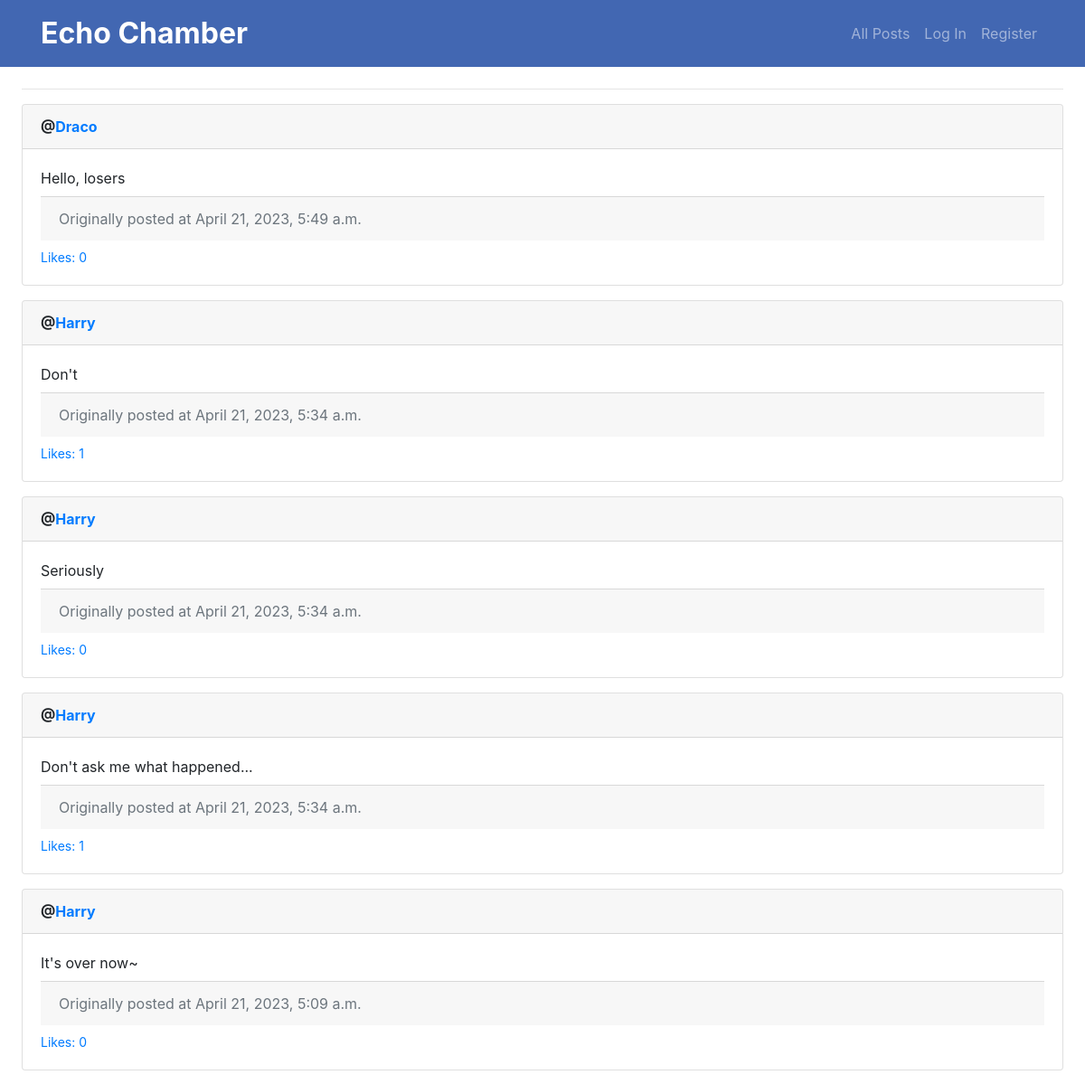
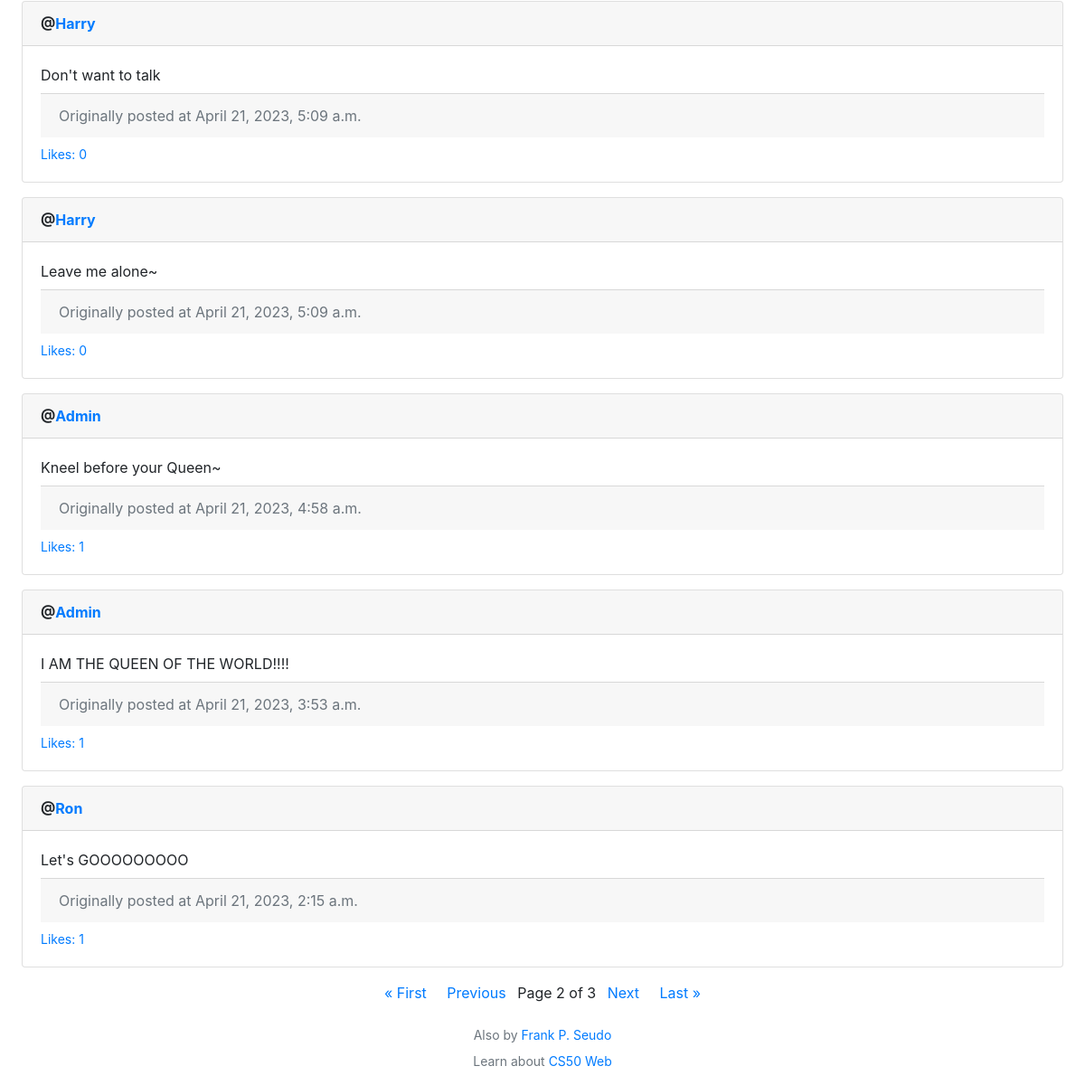
Screenshot of /?page=2 with the database file from the repository (2 pictures, top to bottom).
### network/models.py (models this page shows, shortened)
class Post(models.Model):
    creator = models.ForeignKey(User, on_delete=models.CASCADE)
    post = models.CharField(max_length=500)
    timestamp = models.DateTimeField(auto_now_add=True)

class User(AbstractUser):
    pass

### network/views.py (the view)
# urls.py: path("", views.index, name="index"),
def index(request):
    posts = Post.objects.all()
    posts = sortAndCount(request, posts)
    paginator = Paginator(posts, 10)
    page_number = request.GET.get('page')
    if page_number is None:
        page_number = 1
    posts = paginator.get_page(page_number)
    return render(request, "network/index.html", {
        "posts": posts,
        "index": True,
    })

### network/helpers.py (called while the page is built, shortened)
def sortAndCount(request, posts):
  def Fn(item):
    timestamp = item.timestamp
    return -int(timestamp.strftime("%Y%m%d%H%M%S"))
  posts = sorted(posts, key=Fn)
  for post in posts:
    likes = Like.objects.filter(post=post)
    if likes:
      post.like_count = likes.count()
    else:
      post.like_count = 0
  return posts

### network/templates/network/index.html (shortened to what this page needs)
{% extends "network/layout.html" %}
{% block body %}
    {% if victim %}
        <h2><span class="font-weight-bold">{{ victim.username }}</span> has</h2>
        <p class="ml-2">. . . <span class="font-weight-bold" id="stalker-count">{{ victim.follower_count }}</span> stalkers, which may or may not be sex offenders.</p>
        <p class="ml-2">. . . been stalking <span class="font-weight-bold">{{ victim.following_count}}</span> users, which may or may not be bots.</p>
        {% if user.is_authenticated %}
            {% if not victim.narcissistic %}
            <button class="btn btn-primary btn-sm" id="btn-follow" data-user="{{ user.id }}" data-victim="{{ victim.id }}">
                {% if victim.followed %}
                    Unfollow
                {% else %}
                    Follow
                {% endif %}
            </button>
            {% endif %}
        {% endif %}
        <hr>
        <h3>{{ victim.username }}'s Wonderful Ideas:</h3>
    {% else %}
        <hr>
    {% endif %}
    {% for post in posts %}
    <div class="card mb-3" id="card-{{ post.id }}">
        <div class="card-header font-weight-bold">
            @<a href="{% url 'profile' post.creator.id %}" class="">{{ post.creator }}</a>
        </div>
        <div class="card-body">
            <div class="card-text mb-2" id="post-body-{{ post.id }}">{{ post.post }}</div>
            <div class="card-footer text-muted">Originally posted at {{ post.timestamp }}</div>
            <div class="d-flex justify-content-between pt-2">
                <small class="text-primary">Likes:
                    <span id="like-count-{{ post.id }}">{{ post.like_count }}</span>
                </small>
            </div>
        </div>
    </div>
    {% endfor %}
    {% if posts %}
    <div class="pagination justify-content-center">
        <span class="step-links">
            <a {% if posts.has_previous %} href="?page=1" {% else %} class="text-muted disabled-link" {% endif %}>&laquo; First </a>
            <span>&nbsp; &nbsp;</span>
            <a {% if posts.has_previous %} href="?page={{ posts.previous_page_number }}" {% else %} class="text-muted disabled-link" {% endif %}>Previous</a>
            <span class="current mx-2">
                Page {{ posts.number }} of {{ posts.paginator.num_pages }}
            </span>
            <a {% if posts.has_next %} href="?page={{ posts.next_page_number }}" {% else %} class="text-muted disabled-link" {% endif %}>Next</a>
            <span>&nbsp; &nbsp;</span>
            <a {% if posts.has_next %} href="?page={{ posts.paginator.num_pages }}" {% else %} class="text-muted disabled-link" {% endif %}> Last &raquo;</a>
        </span>
    </div>
    {% endif %}
{% endblock %}

### rows the page displays
Post: creator "Draco", post "Hello, losers", timestamp "April 21, 2023, 5:49 a.m.", like_count "0"
Post: creator "Harry", post "Don't", timestamp "April 21, 2023, 5:34 a.m.", like_count "1"
Post: creator "Harry", post "Seriously", timestamp "April 21, 2023, 5:34 a.m.", like_count "0"
Post: creator "Harry", post "Don't ask me what happened...", timestamp "April 21, 2023, 5:34 a.m.", like_count "1"
Post: creator "Harry", post "It's over now~", timestamp "April 21, 2023, 5:09 a.m.", like_count "0"
Post: creator "Harry", post "Don't want to talk", timestamp "April 21, 2023, 5:09 a.m.", like_count "0"
Post: creator "Harry", post "Leave me alone~", timestamp "April 21, 2023, 5:09 a.m.", like_count "0"
Post: creator "Admin", post "Kneel before your Queen~", timestamp "April 21, 2023, 4:58 a.m.", like_count "1"
Post: creator "Admin", post "I AM THE QUEEN OF THE WORLD!!!!", timestamp "April 21, 2023, 3:53 a.m.", like_count "1"
Post: creator "Ron", post "Let's GOOOOOOOOO", timestamp "April 21, 2023, 2:15 a.m.", like_count "1"

### other values shown
{{ posts.number }} "2"
{{ posts.paginator.num_pages }} "3"
